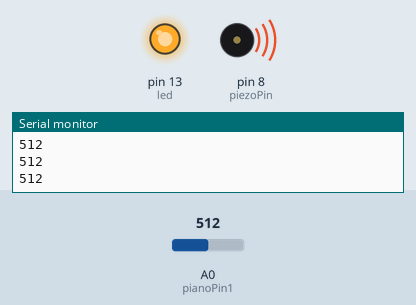
This sketch was run on a simulated Arduino Uno, built with avr-gcc and run on an emulated ATmega328P. Shown: output pins drawn as LEDs (lit = HIGH), buzzer (waves = sounding), the last lines printed to the serial monitor. Inputs (shaded band) come from the test bench; at power-on: A0 (pianoPin1) = 512.

Above: at 1.2 s.
1.3 s: A0 (pianoPin1) set to 489
At 1.6 s:
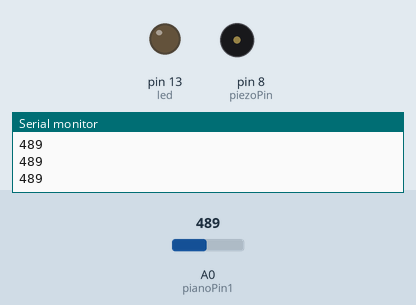
2.8 s: A0 (pianoPin1) set to 510
At 4.0 s:
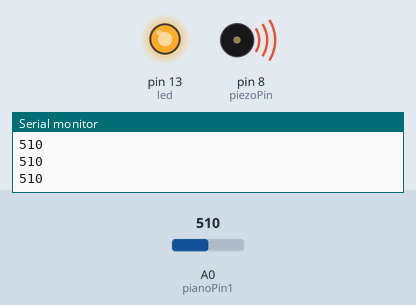
4.3 s: A0 (pianoPin1) set to 490
At 5.1 s:
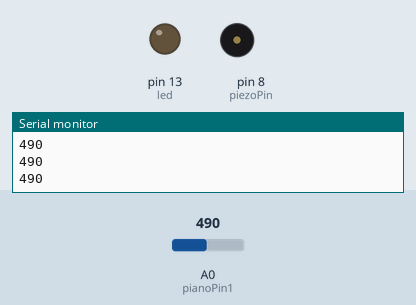
Timing chart, 0 to 7.3 s (numbered marks = the images above; inputs shaded):
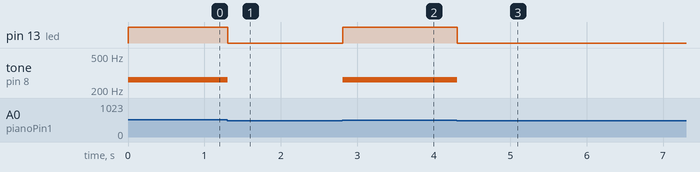

Measured:
- the behaviour switches between 500 and 499 on A0 (pianoPin1) (found by bisection; images 0 and 1)
- after the input at 1.3 s, pin 13 (led): HIGH → LOW at once; tone on pin 8 (piezoPin): 262 Hz → silent at once
- after the input at 2.8 s, pin 13 (led): LOW → HIGH at once; tone on pin 8 (piezoPin): silent → 262 Hz at once
- after the input at 4.3 s, pin 13 (led): HIGH → LOW at once; tone on pin 8 (piezoPin): 262 Hz → silent at once

The sketch:

arduino_code.ino
```cpp
#include "notes.h"

int led = LED_BUILTIN;
int pianoPin1 = 0;
int piezoPin = 8;

void setup() {
  Serial.begin(9600);
  pinMode(led, OUTPUT);
  pinMode(pianoPin1, INPUT);
  pinMode(piezoPin, OUTPUT);
}

void loop() {
  int pianoKey1Value = analogRead(pianoPin1);
  Serial.println(pianoKey1Value);
  if (pianoKey1Value < 500) {
    digitalWrite(led, LOW);
    noTone(piezoPin);
  } else {
    digitalWrite(led, HIGH);
    tone(piezoPin, NOTE_C4);
  }
}
```

notes.h
```cpp
/*************************************************
 * Public Constants
 *************************************************/

#define NOTE_B0  31
#define NOTE_C1  33
#define NOTE_CS1 35
#define NOTE_D1  37
#define NOTE_DS1 39
#define NOTE_E1  41
#define NOTE_F1  44
#define NOTE_FS1 46
#define NOTE_G1  49
#define NOTE_GS1 52
#define NOTE_A1  55
#define NOTE_AS1 58
#define NOTE_B1  62
#define NOTE_C2  65
#define NOTE_CS2 69
#define NOTE_D2  73
#define NOTE_DS2 78
#define NOTE_E2  82
#define NOTE_F2  87
#define NOTE_FS2 93
#define NOTE_G2  98
#define NOTE_GS2 104
#define NOTE_A2  110
#define NOTE_AS2 117
#define NOTE_B2  123
#define NOTE_C3  131
#define NOTE_CS3 139
#define NOTE_D3  147
#define NOTE_DS3 156
#define NOTE_E3  165
#define NOTE_F3  175
#define NOTE_FS3 185
#define NOTE_G3  196
#define NOTE_GS3 208
#define NOTE_A3  220
#define NOTE_AS3 233
#define NOTE_B3  247
#define NOTE_C4  262
#define NOTE_CS4 277
#define NOTE_D4  294
#define NOTE_DS4 311
#define NOTE_E4  330
#define NOTE_F4  349
#define NOTE_FS4 370
#define NOTE_G4  392
#define NOTE_GS4 415
#define NOTE_A4  440
#define NOTE_AS4 466
#define NOTE_B4  494
#define NOTE_C5  523
#define NOTE_CS5 554
#define NOTE_D5  587
#define NOTE_DS5 622
#define NOTE_E5  659
#define NOTE_F5  698
#define NOTE_FS5 740
#define NOTE_G5  784
#define NOTE_GS5 831
#define NOTE_A5  880
#define NOTE_AS5 932
#define NOTE_B5  988
#define NOTE_C6  1047
#define NOTE_CS6 1109
#define NOTE_D6  1175
#define NOTE_DS6 1245
#define NOTE_E6  1319
#define NOTE_F6  1397
#define NOTE_FS6 1480
#define NOTE_G6  1568
#define NOTE_GS6 1661
#define NOTE_A6  1760
#define NOTE_AS6 1865
#define NOTE_B6  1976
#define NOTE_C7  2093
#define NOTE_CS7 2217
#define NOTE_D7  2349
#define NOTE_DS7 2489
#define NOTE_E7  2637
#define NOTE_F7  2794
#define NOTE_FS7 2960
#define NOTE_G7  3136
#define NOTE_GS7 3322
#define NOTE_A7  3520
#define NOTE_AS7 3729
#define NOTE_B7  3951
#define NOTE_C8  4186
#define NOTE_CS8 4435
#define NOTE_D8  4699
#define NOTE_DS8 4978
```
